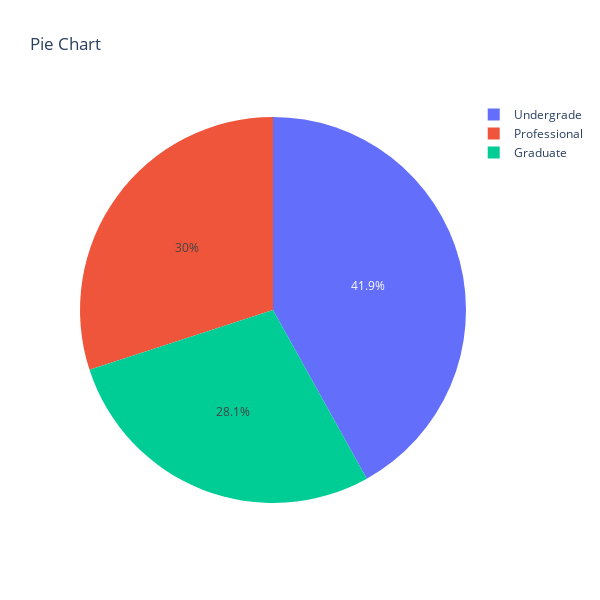

The cell this chart's notebook holds for it:
### Code cell
fig=ps.pie(data,values=education_dis,names=education_dis.index,title='Pie Chart')
fig.update_layout(height=600,width=600)
fig.show()

### Figure 1 — Plotly figure (JSON) as saved in the notebook; plotly's stock layout.template omitted (floating-point values rounded to 4 significant figures)
{"data": [{"domain": {"x": [0, 1], "y": [0, 1]}, "hovertemplate": "label=%{label}<br>value=%{value}<extra></extra>", "labels": ["Graduate", "Professional", "Undergrade"], "legendgroup": "", "name": "", "showlegend": true, "type": "pie", "values": [1403, 1501, 2096]}], "layout": {"height": 600, "legend": {"tracegroupgap": 0}, "title": {"text": "Pie Chart"}, "width": 600}}
